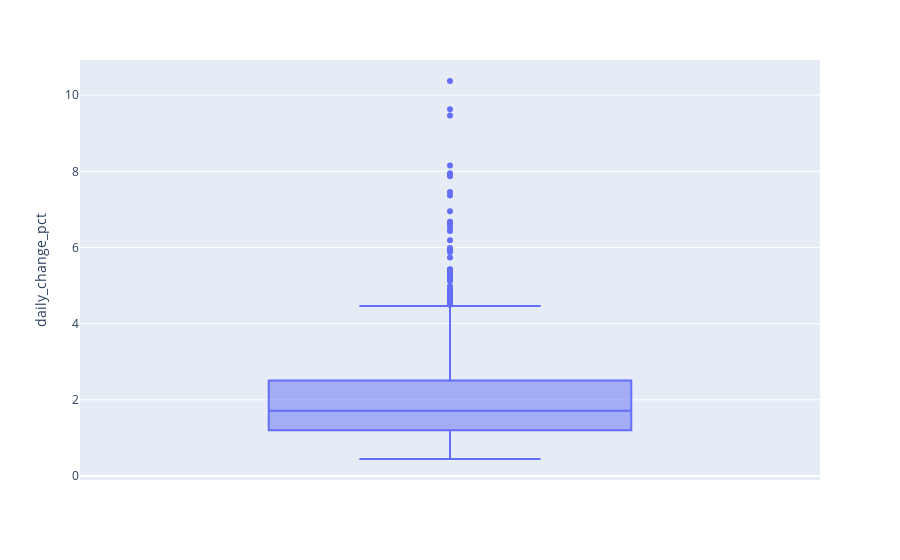

Notebook code for this chart:
### Code cell
import plotly.express as px
fig = px.box(aapl, y='daily_change_pct') # orientation = 'h' won't work somehow
fig.show()

### Figure 1 — Plotly figure (JSON) as saved in the notebook; plotly's stock layout.template omitted (floating-point values rounded to 4 significant figures; data arrays with more than 128 entries replaced by an {"elided": "..."} marker saying what was removed)
{"data": [{"alignmentgroup": "True", "hovertemplate": "daily_change_pct=%{y}<extra></extra>", "legendgroup": "", "marker": {"color": "#636efa"}, "name": "", "notched": false, "offsetgroup": "", "orientation": "v", "showlegend": false, "type": "box", "x0": " ", "xaxis": "x", "y": {"elided": "1259 float values"}, "y0": " ", "yaxis": "y"}], "layout": {"boxmode": "group", "legend": {"tracegroupgap": 0}, "margin": {"t": 60}, "xaxis": {"anchor": "y", "domain": [0, 1]}, "yaxis": {"anchor": "x", "domain": [0, 1], "title": {"text": "daily_change_pct"}}}}
